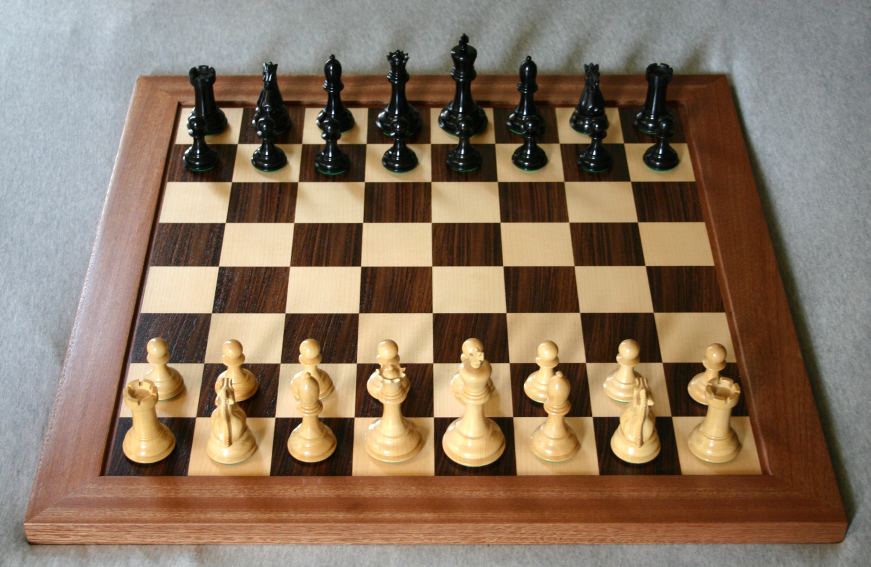
#> input picture perspective_transform/chessboard1.jpg, 2611 x 1699 px (shown at 1/3 size)
$ python image_skew.py
#> lines starting #> are read from the running program, lines starting #| are printed output that depends on the picture
from hashlib import new
import cv2
import numpy as np
import matplotlib.pyplot as plt

# read in image and resize
img = cv2.imread('chessboard1.jpg')
#> img is the input picture: shape (1699, 2611, 3); mean B, G, R 97.9, 117.7, 137.7

# percent by which the image is resized
scale_percent = 50

# calculate the 50 percent of original dimensions
new_width = int(img.shape[1] * scale_percent / 100)
#> new_width = 1305
new_height = int(img.shape[0] * scale_percent / 100)
#> new_height = 849

# dsize
dsize = (new_width, new_height)
#> dsize = (1305, 849)

# resize image
img = cv2.resize(img, dsize)
#> img: shape (849, 1305, 3)

# show resized image
cv2.imshow('resized', img)

# corner coordinates (will get from outermost coordinates of mask r-cnn board segmentation)
# coordinates are taken clockwise starting in top left corner of board
# for now it is hardcoded
coords = np.float32([[405,231], [2173,223], [2545,1571], [55,1655]]) * scale_percent / 100

# get resized image height and width
new_height, new_width, _ = img.shape

# new corner coordinates will stretch to fit image window
new_coords = np.float32([[0,0], [new_width, 0], [new_width, new_height], [0, new_height]])

# use coordinates to compute perspective transform matrix
ptm = cv2.getPerspectiveTransform(coords, new_coords)

# use perspective transform matrix to transform resized image
trans_img = cv2.warpPerspective(img, ptm, (new_width, new_height))
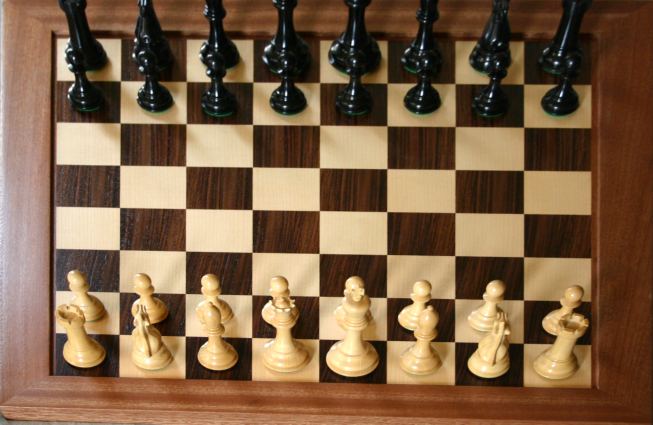
#> trans_img: shape (849, 1305, 3) (shown at 1/2 size); mean B, G, R 69.7, 97.4, 126.4

# show transformed image
cv2.imshow('perspective transformed image', trans_img)

# hold image windows open indefinitely
cv2.waitKey(0)

# close all windows when done
cv2.destroyAllWindows()

$ run again, with perspective_transform/chessboard.jpeg copied over perspective_transform/chessboard1.jpg
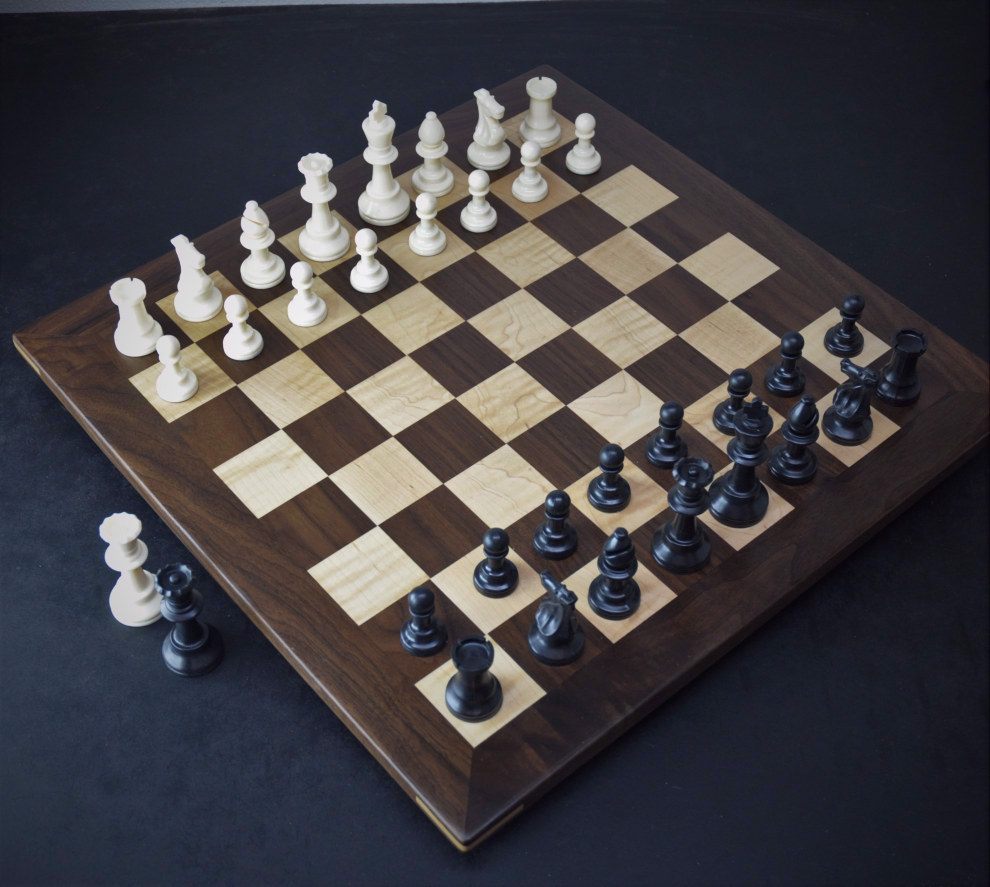
#> input picture perspective_transform/chessboard.jpeg, 1980 x 1773 px (shown at 1/2 size)
#> img is the input picture: shape (1773, 1980, 3); mean B, G, R 67.2, 63.3, 66.1
#> `img = cv2.resize(img, dsize)`:
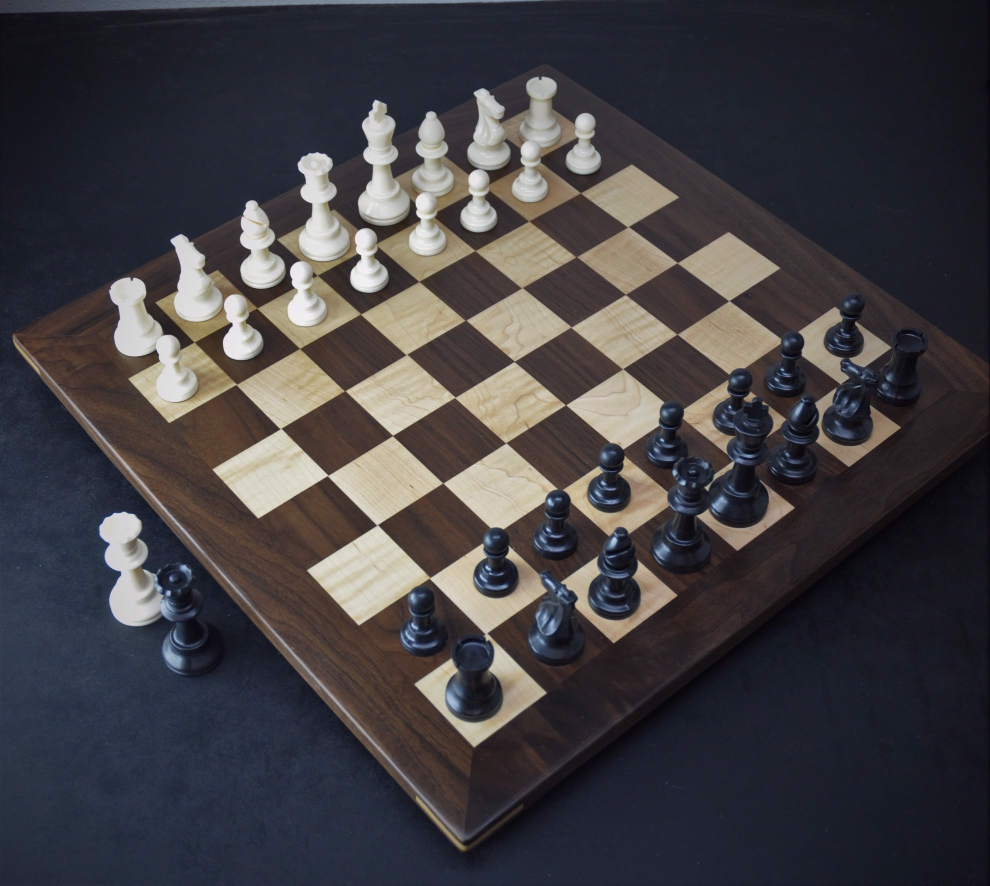
#> img: shape (886, 990, 3); mean B, G, R 67.1, 63.2, 66
#> `trans_img = cv2.warpPerspective(img, ptm, (new_width, new_height))`:
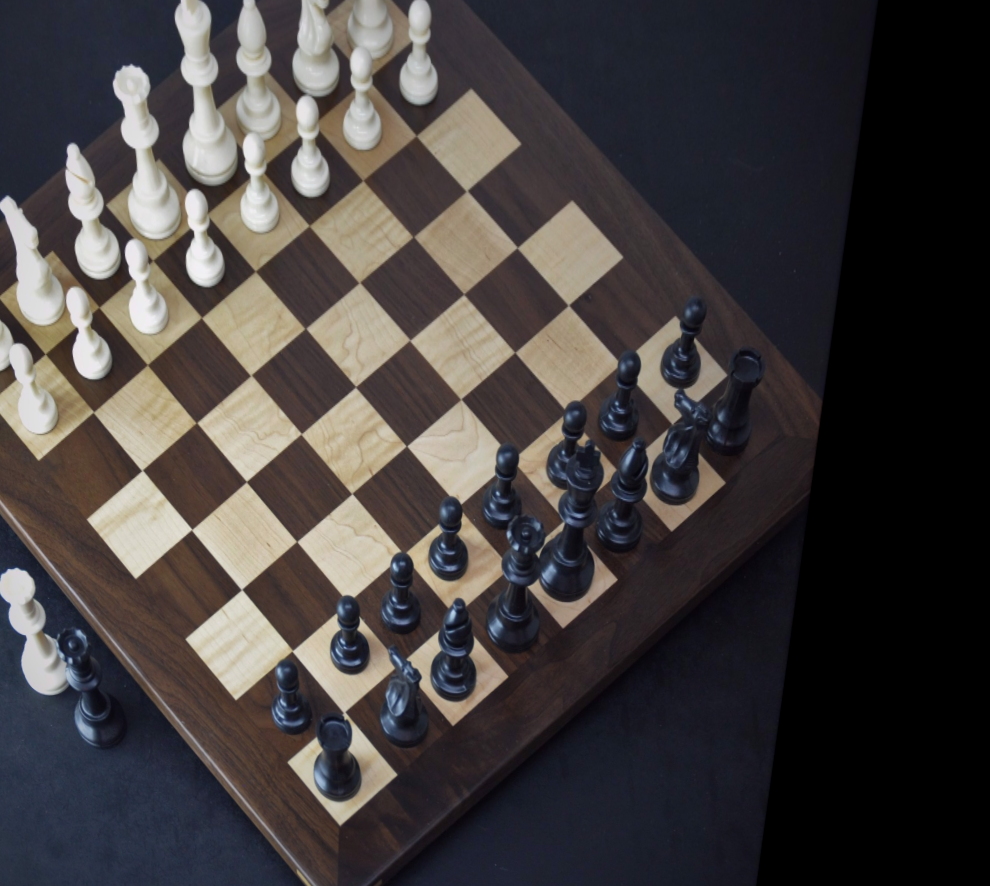
#> trans_img: shape (886, 990, 3); mean B, G, R 63, 63.3, 67.7
